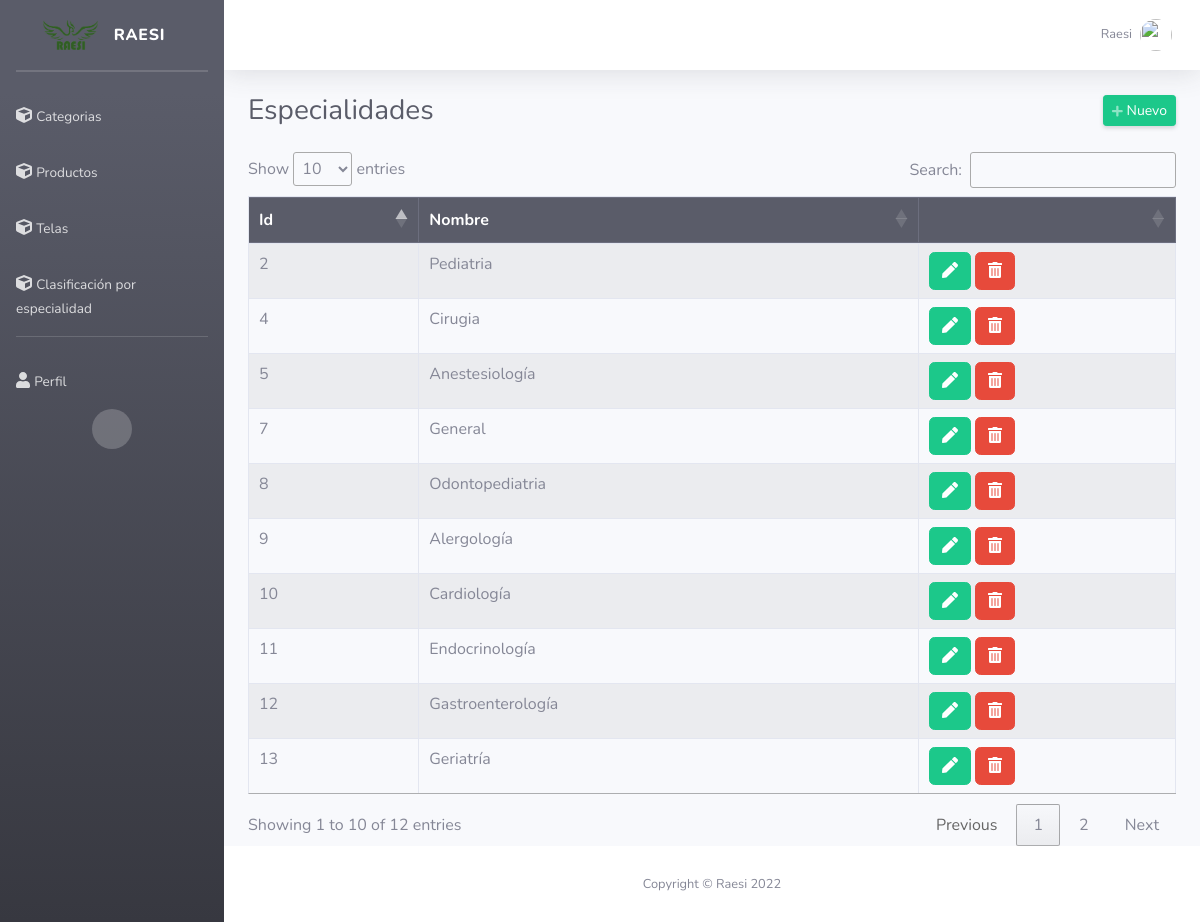
The app's page /admin/especialidades.php (signed in) with its own data.
### tables this page shows
CREATE TABLE `especialidades` (
  `id` int(11) NOT NULL,
  `especialidad` varchar(50) NOT NULL
);

### admin/especialidades.php (the view, shortened to what this page needs)
<?php
require_once "../config/conexion.php";
include("vistaAdmin/header.php");
?>
<div class="d-sm-flex align-items-center justify-content-between mb-4">
    <h1 class="h3 mb-0 text-gray-800">Especialidades</h1>
    <a href="#" class="d-none d-sm-inline-block btn btn-sm btn-success shadow-sm" id="abrirEspecialidad"><i
            class="fas fa-plus fa-sm text-white-50"></i> Nuevo</a>
</div>
<div class="row">
    <div class="col-md-12">
        <div class="table-responsive">
            <table id="tablaespecialidades" class="table table-hover table-striped table-bordered" style="width: 100%;">
                <thead class="thead-dark">
                    <tr>
                        <th>Id</th>
                        <th>Nombre</th>
                        <th></th>
                    </tr>
                </thead>
                <tbody>
                    <?php
                    $query = mysqli_query($conexion, "SELECT * FROM especialidades ORDER BY id DESC");
                    while ($data = mysqli_fetch_assoc($query)) {
                        if($data['id']!=1){?>
                    <tr>
                        <td><?php echo $data['id']; ?></td>
                        <td><?php echo $data['especialidad']; ?></td>
                        <td>
                            <button type="button" class="btn btn-success editbtn" data-toggle="modal" data-target="#editar">
                            <i class="fas fa-pen"></i>
                            </button>
                            <form method="post" action="eliminar.php?accion=esp&id=<?php echo $data['id']; ?>"
                                class="d-inline eliminar">
                                <button class="btn btn-danger" type="submit">
                                <i class="fas fa-trash-alt"></i>
                                </button>
                            </form>
                        </td>
                    </tr>
                    <?php }
                    else{
                    }
                        } ?>
                </tbody>
            </table>
        </div>
    </div>
</div>
<?php include("vistaAdmin/footer.php"); ?>

### records on screen
especialidades: id "13", especialidad "Geriatría"
especialidades: id "12", especialidad "Gastroenterología"
especialidades: id "11", especialidad "Endocrinología"
especialidades: id "10", especialidad "Cardiología"
especialidades: id "9", especialidad "Alergología"
especialidades: id "8", especialidad "Odontopediatria"
especialidades: id "7", especialidad "General"
especialidades: id "5", especialidad "Anestesiología"
especialidades: id "4", especialidad "Cirugia"
especialidades: id "2", especialidad "Pediatria"

### other values on screen
$_SESSION['nombre'] "Raesi"
